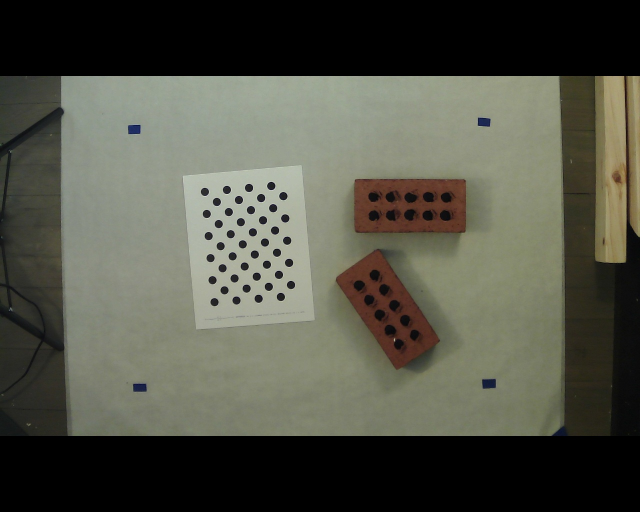
#> input picture capture/calibrate_1553798660.0017204.jpg, 1280 x 1024 px (shown at 1/2 size)
$ python -i color.py   (imports and definitions only)
#> lines starting #> are read from the running program, lines starting #| are printed output that depends on the picture; after the words box and inside, x2 and y2 are one past the last pixel; in counts of white or black regions, pixels touching at a corner belong together
### workshop/utility/filter.py
from __future__ import print_function
from __future__ import absolute_import
from __future__ import division

import cv2
import numpy as np

# - - - - -
# IMAGE CORRECTION FILTERS
# - - - - -
class CLAHEfilter:
    def __init__(self,clip=2.0,grid=8):
        self.clip = clip # CLIP LIMIT
        self.grid = grid # KERNEL SIZE
        self.filter = self.init_filter()

    def init_filter(self):
        return cv2.createCLAHE(clipLimit=self.clip, tileGridSize=(self.grid,self.grid))

    # [40 lines left out: functions bw_filter, lab_filter, yuv_filter, white_balance, screen, not called in this run]

### workshop/utility/color.py
from __future__ import print_function
from __future__ import absolute_import
from __future__ import division

import cv2
import numpy as np
import json

from workshop.utility import Mask


class ColorRange(object):
    """Color detection class"""
    def __init__(self, color_min=(0,0,0), color_max=(255,255,255)):
        self.color = list(color_min) + list(color_max)
        self.val = 0

    @property
    def color_min(self):
        return np.array(self.color[:3])

    @property
    def color_max(self):
        return np.array(self.color[3:])

    # [64 lines left out: functions string, detect, calibrate, not called in this run]

    def save_settings(self):
        return {"color": self.color, "val": self.val}

    def load_settings(self, data):
        self.color = data["color"]
        self.val = data["val"]

    def load_settings_file(self, fp):
        data = json.load(open(fp, mode='r'))
        self.load_settings(data)

>>> import cv2
>>> picture = cv2.imread('../../capture/calibrate_1553798660.0017204.jpg')
#> picture is the input picture: shape (1024, 1280, 3); mean B, G, R 71.1, 83, 82.3
>>> result = ColorRange().calibrate(picture)
#> in detect, `denoise = cv2.cvtColor(denoise, cv2.COLOR_BGR2HSV)`: denoise: shape (1024, 1280, 3); mean H, S, V 26.1, 33, 84.7
#> in detect, `return cv2.inRange(denoise, self.color_min, self.color_max)`: returned value: shape (1024, 1280); every value is 255
#> in calibrate, `calib = cv2.cvtColor(self.detect(img), cv2.COLOR_GRAY2BGR)`: calib: shape (1024, 1280, 3); every value is 255
#> in calibrate, `cv2.putText(calib, label[:start], (0, 15), cv2.FONT_HERSHEY_SIMPLEX, 0..`: calib: shape (1024, 1280, 3); mean B, G, R 255, 255, 255
#> in calibrate, `cv2.putText(calib, sub_label, (offset,15), cv2.FONT_HERSHEY_SIMPLEX, 0..`:
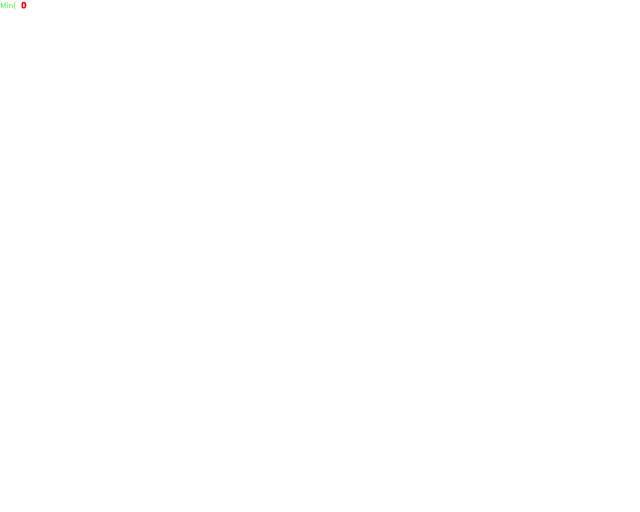
#> calib: shape (1024, 1280, 3) (shown at 1/2 size); mean B, G, R 255, 255, 255
#> in calibrate, `cv2.putText(calib, label, (offset, 15), cv2.FONT_HERSHEY_SIMPLEX, 0.5,..`: calib: shape (1024, 1280, 3); 0.03% of pixels changed, all inside (x1, y1, x2, y2) = (62, 3, 276, 20)
#> (key Esc is pressed here)
